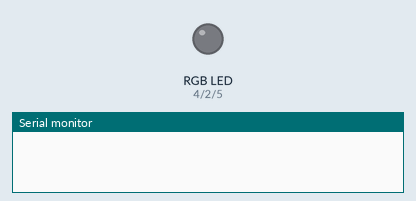
Bench run of a sketch on a simulated Arduino Uno, built with avr-gcc and run on an emulated ATmega328P. Parts: an RGB LED mixed from three pins (HIGH = lit), the last lines printed to the serial monitor.

Above: at 0.1 s.
At 1.1 s:
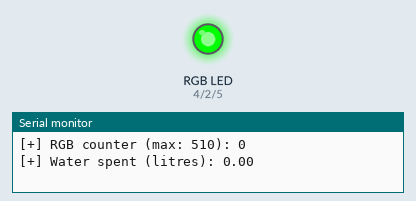
Timing chart, 0 to 2.6 s (numbered marks = the images above):
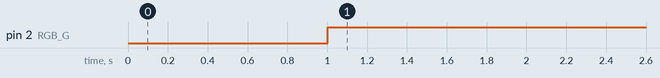

The sketch:

water_flow.ino
```cpp
#define DEBUG 1

// Flux controller
#define COUNTER 16

// LED RGB
#define RGB_R 4
#define RGB_G 2 // FIXME: green and blue swapped (RGB is really RBG????)
#define RGB_B 5
#define MAX_WATER_CONSUMPTION 1

unsigned int counter = 0;
unsigned long check_time = 0;
float litres = 0;

void flow()
{
  counter++;
}

void count_water(unsigned long now)
{
  check_time = now;
  litres += counter * 1.0 / 450;
  counter = 0;
}

void setColour(int red, int green, int blue)
{
  analogWrite(RGB_R, red);
  analogWrite(RGB_G, green);
  analogWrite(RGB_B, blue);
}

void update_led()
{
  int c = litres * 510 / MAX_WATER_CONSUMPTION;
#if DEBUG
  Serial.print("[+] RGB counter (max: 510): ");
  Serial.println(c);
#endif

  if (c <= 255) {
    setColour(c, 255, 0);
  } else if (c <= 510) {
    setColour(255, 510-c, 0);
  }

}

void reset() {
  litres = 0;
  counter = 0;
  check_time = 0;
}

void setup()
{
#if DEBUG
  Serial.begin(115200);
#endif

  pinMode(COUNTER, INPUT_PULLUP);
  attachInterrupt(digitalPinToInterrupt(COUNTER), flow, RISING);

  pinMode(RGB_R, OUTPUT);
  pinMode(RGB_G, OUTPUT);
  pinMode(RGB_B, OUTPUT);

  check_time = millis();
}

void loop()
{
  unsigned long now = millis();
  if (now - check_time > 1000) {
    count_water(now);
    update_led();

#if DEBUG
      Serial.print("[+] Water spent (litres): ");
      Serial.println(litres);
#endif
  }

}
```

Measured:
- by itself, pin 2 (RGB_G): LOW → HIGH at 1.0 s
